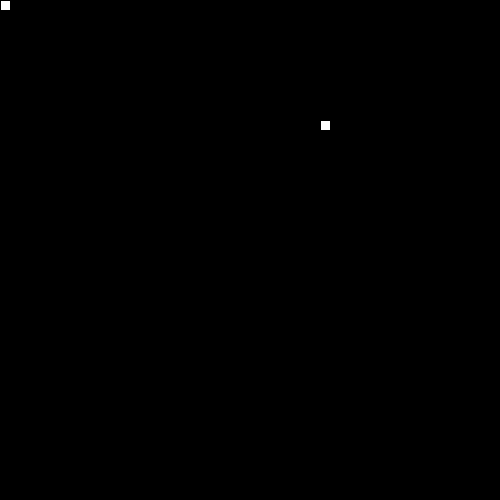
Frame 1 (no input)
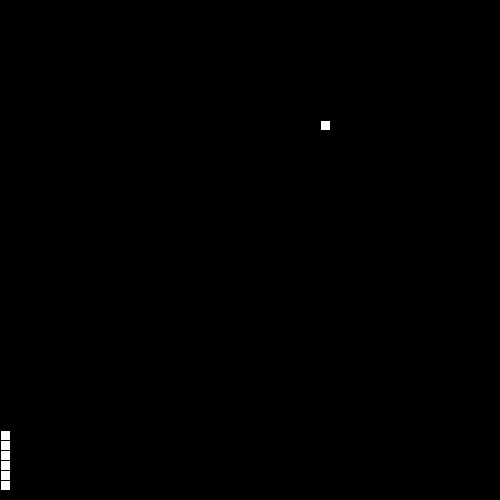
Frame 60 (the mouse pressed at the canvas centre just before this capture)
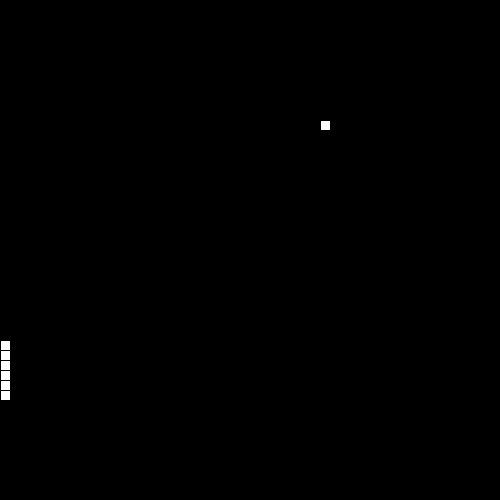
Frame 120 (the mouse held since frame 60 and released just before this capture)

The Processing sketch that drew these frames (run headless with seeded random() and noise(); from frame 60 on, the mouse is pressed at the canvas centre):

// Processing sketch: SnakeRecipe
// ── SnakeRecipe.pde
// The Segment class will be used to represent each part of the moving snake.
class Segment {
  //2. Create x and y member variables to hold the location of each segment.
  int x;
  int y;
  // 3. Add a constructor with parameters to initialize each variable.
  public Segment() {
  // 4. Add getter and setter methods for both the x and y member variables.
}
  public int getX() {
      return x;}
  public void setX(int x) {
    this.x = x;}
  public int getY() {
      return y;}
  public void setY(int y) {
    this.y = y;}
}
// 5. Create (but do not initialize) a Segment variable to hold the head of the Snake
  Segment segment;
// 6. Create and initialize a String to hold the direction of your snake e.g. "up"
  String direction = "up";
// 7. Create and initialize a variable to hold how many pieces of food the snake has eaten.
// give it a value of 1 to start.
  int foods = 6;
// 8. Create and initialize foodX and foodY variables to hold the location of the food.
  int foodX = 10*(int)random(0, 50);
  int foodY = 10*(int)random(0, 50);
void setup() {
  // 9. Set the size of your sketch (500 by 500).
  size(500, 500);
  // 10. initialize your head to a new segment.
  segment = new Segment();
  // 11. Use the frameRate(int rate) method to set the rate to 20.
  frameRate(20);
}
void draw() {
  background(0);
  //12. Call the manageTail, drawFood, drawSnake, move, and collision methods.
  manageTail();
  drawFood();
  drawSnake();
  move();
  collision();
}
// 13. Complete the drawFood method below. (Hint: each piece of food should be a 10 by 10 rectangle).
void drawFood() {
  rect(foodX, foodY, 10, 10);
}
//14. Draw the snake head (use a 10 by 10 rectangle)
void drawSnake() {
  rect(segment.getX(), segment.getY(), 10, 10);
  //test your code
}
// 15. Complete the move method below.
void move() {
  // 16. Using a switch statement, make your snake head move by 10 pixels in the correct direction.
  //This is an incomplete switch statement:
  switch(direction) {
  case "up":
    segment.setY(segment.getY()-10);
    break;
  case "down":
    segment.setY(segment.getY()+10);
    break;
  case "left":
    segment.setX(segment.getX()-10);
    break;
  case "right":
    segment.setX(segment.getX()+10);
    break;
  }
  // 17. Call the checkBoundaries method to make sure the snake head doesn't go off the screen.
  checkBoundaries();}
// 18. Complete the keyPressed method below. Use if statements to set your direction variable depending on what key is pressed.
void keyPressed() {
  if (keyCode == UP && direction != "down") {
    direction = "up";}
  if (keyCode == DOWN && direction != "up") {
    direction = "down";}
  if (keyCode == RIGHT && direction != "left") {
    direction = "right";}
  if (keyCode == LEFT && direction != "right") {
    direction = "left";}
}
// 19. check if your head is out of bounds (teleport your snake head to the other side).
void checkBoundaries() {
  if (segment.getX() > 500) {
    segment.setX(0);
  }
  else if (segment.getX() < 0) {
    segment.setX(500);
  }
  else if (segment.getY() > 500) {
    segment.setY(0); 
  }
  else if (segment.getY() < 0) {
    segment.setY(500); 
  }
}
//20. Make sure that the key for your current direction’s opposite doesn’t work(i.e. If you’re going up, down key shouldn’t work)
// 21. Complete the missing parts of the collision method below.
void collision() {
   if (segment.getX() == foodX && segment.getY() == foodY) {
     foods = foods+1;
     foodX = 10*(int)random(0, 50);
     foodY = 10*(int)random(0, 50);
   }
  // If the segment is colliding with a piece of food...
     // Increase the amount of food eaten and set foodX and foodY to new random locations.
}
 //Part 2: making the tail (the rest of the snake)
//  1. Create and initialize an ArrayList of Segments. (This will be your snake tail!)
  ArrayList<Segment> segments = new ArrayList<Segment>();
// 2. Complete the missing parts of the manageTail method below and call it in the draw method.
void manageTail() {
  //Call the drawTail and checkTailCollision methods.
  checkTailCollision();
  // Add a new Segment to your ArrayList that has the same X and Y as the head of your snake.
  Segment segment2 = new Segment();
  segment2.setX(segment.getX());
  segment2.setY(segment.getY());
  segments.add(segment2);
  // To keep your tail the right length:
  // while the tail size is greater than the number of food pieces eaten, remove the first Segment in your tail.
  while (segments.size() > foods){
      segments.remove(0);
  }
  drawTail();
}
void drawTail() {
    // Draw a 10 by 10 rectangle for each Segment in your snake ArrayList.
    for (int i = 0; i<segments.size(); i++) {
      rect(segments.get(i).getX(), segments.get(i).getY(), 10, 10);
    }
}
// 3. Complete the missing parts of the bodyCollision method below.
void checkTailCollision() {
  // If your head has the same location as one of your segments...
    for (int i=1; i<segments.size(); i++) {
      if (segments.get(0).getX() == segments.get(i).getX() && segments.get(0).getY() == segments.get(i).getY()) {
        foods = 1;
      }
    }
  // reset your food variable
  //Call this method at the beginning of your manageTail method.
}
